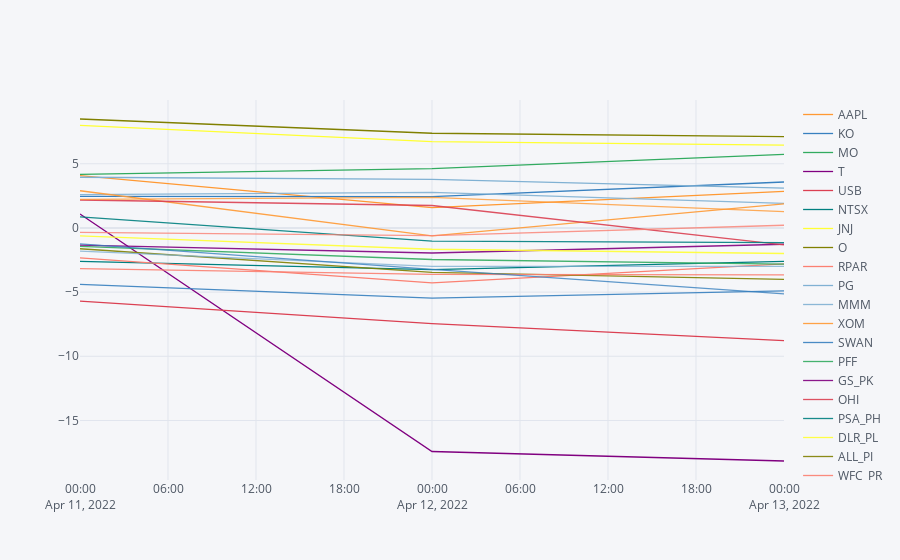

Notebook code cell kept with this figure:
### Code cell
import plotly.offline as plyo
import cufflinks

plyo.iplot(item_df.iplot(asFigure=True))

### Figure 1 — Plotly figure (JSON) as saved in the notebook; plotly's stock layout.template omitted (floating-point values rounded to 4 significant figures)
{"data": [{"line": {"color": "rgba(255, 153, 51, 1.0)", "dash": "solid", "shape": "linear", "width": 1.3}, "mode": "lines", "name": "AAPL", "text": "", "type": "scatter", "x": ["2022-04-11", "2022-04-12", "2022-04-13"], "y": [4.08, 1.58, 2.85]}, {"line": {"color": "rgba(55, 128, 191, 1.0)", "dash": "solid", "shape": "linear", "width": 1.3}, "mode": "lines", "name": "KO", "text": "", "type": "scatter", "x": ["2022-04-11", "2022-04-12", "2022-04-13"], "y": [2.46, 2.44, 3.58]}, {"line": {"color": "rgba(50, 171, 96, 1.0)", "dash": "solid", "shape": "linear", "width": 1.3}, "mode": "lines", "name": "MO", "text": "", "type": "scatter", "x": ["2022-04-11", "2022-04-12", "2022-04-13"], "y": [4.17, 4.63, 5.73]}, {"line": {"color": "rgba(128, 0, 128, 1.0)", "dash": "solid", "shape": "linear", "width": 1.3}, "mode": "lines", "name": "T", "text": "", "type": "scatter", "x": ["2022-04-11", "2022-04-12", "2022-04-13"], "y": [1.09, -17.42, -18.16]}, {"line": {"color": "rgba(219, 64, 82, 1.0)", "dash": "solid", "shape": "linear", "width": 1.3}, "mode": "lines", "name": "USB", "text": "", "type": "scatter", "x": ["2022-04-11", "2022-04-12", "2022-04-13"], "y": [-5.7, -7.46, -8.78]}, {"line": {"color": "rgba(0, 128, 128, 1.0)", "dash": "solid", "shape": "linear", "width": 1.3}, "mode": "lines", "name": "NTSX", "text": "", "type": "scatter", "x": ["2022-04-11", "2022-04-12", "2022-04-13"], "y": [-2.61, -3.24, -2.61]}, {"line": {"color": "rgba(255, 255, 51, 1.0)", "dash": "solid", "shape": "linear", "width": 1.3}, "mode": "lines", "name": "JNJ", "text": "", "type": "scatter", "x": ["2022-04-11", "2022-04-12", "2022-04-13"], "y": [8, 6.73, 6.46]}, {"line": {"color": "rgba(128, 128, 0, 1.0)", "dash": "solid", "shape": "linear", "width": 1.3}, "mode": "lines", "name": "O", "text": "", "type": "scatter", "x": ["2022-04-11", "2022-04-12", "2022-04-13"], "y": [8.49, 7.38, 7.12]}, {"line": {"color": "rgba(251, 128, 114, 1.0)", "dash": "solid", "shape": "linear", "width": 1.3}, "mode": "lines", "name": "RPAR", "text": "", "type": "scatter", "x": ["2022-04-11", "2022-04-12", "2022-04-13"], "y": [-2.33, -4.28, -2.8]}, {"line": {"color": "rgba(128, 177, 211, 1.0)", "dash": "solid", "shape": "linear", "width": 1.3}, "mode": "lines", "name": "PG", "text": "", "type": "scatter", "x": ["2022-04-11", "2022-04-12", "2022-04-13"], "y": [3.95, 3.79, 3.11]}, {"line": {"color": "rgba(128, 177, 211, 0.8999999999999999)", "dash": "solid", "shape": "linear", "width": 1.3}, "mode": "lines", "name": "MMM", "text": "", "type": "scatter", "x": ["2022-04-11", "2022-04-12", "2022-04-13"], "y": [2.6, 2.77, 1.91]}, {"line": {"color": "rgba(255, 153, 51, 0.8999999999999999)", "dash": "solid", "shape": "linear", "width": 1.3}, "mode": "lines", "name": "XOM", "text": "", "type": "scatter", "x": ["2022-04-11", "2022-04-12", "2022-04-13"], "y": [2.9, -0.61, 1.87]}, {"line": {"color": "rgba(55, 128, 191, 0.8999999999999999)", "dash": "solid", "shape": "linear", "width": 1.3}, "mode": "lines", "name": "SWAN", "text": "", "type": "scatter", "x": ["2022-04-11", "2022-04-12", "2022-04-13"], "y": [-4.4, -5.47, -4.9]}, {"line": {"color": "rgba(50, 171, 96, 0.8999999999999999)", "dash": "solid", "shape": "linear", "width": 1.3}, "mode": "lines", "name": "PFF", "text": "", "type": "scatter", "x": ["2022-04-11", "2022-04-12", "2022-04-13"], "y": [-1.43, -2.46, -2.82]}, {"line": {"color": "rgba(128, 0, 128, 0.8999999999999999)", "dash": "solid", "shape": "linear", "width": 1.3}, "mode": "lines", "name": "GS_PK", "text": "", "type": "scatter", "x": ["2022-04-11", "2022-04-12", "2022-04-13"], "y": [-1.34, -1.95, -1.27]}, {"line": {"color": "rgba(219, 64, 82, 0.8999999999999999)", "dash": "solid", "shape": "linear", "width": 1.3}, "mode": "lines", "name": "OHI", "text": "", "type": "scatter", "x": ["2022-04-11", "2022-04-12", "2022-04-13"], "y": [2.18, 1.75, -1.32]}, {"line": {"color": "rgba(0, 128, 128, 0.8999999999999999)", "dash": "solid", "shape": "linear", "width": 1.3}, "mode": "lines", "name": "PSA_PH", "text": "", "type": "scatter", "x": ["2022-04-11", "2022-04-12", "2022-04-13"], "y": [0.87, -1.02, -1.14]}, {"line": {"color": "rgba(255, 255, 51, 0.8999999999999999)", "dash": "solid", "shape": "linear", "width": 1.3}, "mode": "lines", "name": "DLR_PL", "text": "", "type": "scatter", "x": ["2022-04-11", "2022-04-12", "2022-04-13"], "y": [-0.61, -1.66, -1.99]}, {"line": {"color": "rgba(128, 128, 0, 0.8999999999999999)", "dash": "solid", "shape": "linear", "width": 1.3}, "mode": "lines", "name": "ALL_PI", "text": "", "type": "scatter", "x": ["2022-04-11", "2022-04-12", "2022-04-13"], "y": [-1.62, -3.46, -4]}, {"line": {"color": "rgba(251, 128, 114, 0.8999999999999999)", "dash": "solid", "shape": "linear", "width": 1.3}, "mode": "lines", "name": "WFC_PR", "text": "", "type": "scatter", "x": ["2022-04-11", "2022-04-12", "2022-04-13"], "y": [-3.17, -3.62, -3.65]}, {"line": {"color": "rgba(251, 128, 114, 0.7999999999999998)", "dash": "solid", "shape": "linear", "width": 1.3}, "mode": "lines", "name": "PMT_PB", "text": "", "type": "scatter", "x": ["2022-04-11", "2022-04-12", "2022-04-13"], "y": [-0.34, -0.6, 0.21]}, {"line": {"color": "rgba(128, 177, 211, 0.7999999999999998)", "dash": "solid", "shape": "linear", "width": 1.3}, "mode": "lines", "name": "ARCC", "text": "", "type": "scatter", "x": ["2022-04-11", "2022-04-12", "2022-04-13"], "y": [-1.81, -3, -3]}, {"line": {"color": "rgba(255, 153, 51, 0.7999999999999998)", "dash": "solid", "shape": "linear", "width": 1.3}, "mode": "lines", "name": "HTGC", "text": "", "type": "scatter", "x": ["2022-04-11", "2022-04-12", "2022-04-13"], "y": [2.22, 2.38, 1.27]}, {"line": {"color": "rgba(55, 128, 191, 0.7999999999999998)", "dash": "solid", "shape": "linear", "width": 1.3}, "mode": "lines", "name": "PGX", "text": "", "type": "scatter", "x": ["2022-04-11", "2022-04-12", "2022-04-13"], "y": [-1.24, -3.23, -5.14]}], "layout": {"legend": {"bgcolor": "#F5F6F9", "font": {"color": "#4D5663"}}, "paper_bgcolor": "#F5F6F9", "plot_bgcolor": "#F5F6F9", "title": {"font": {"color": "#4D5663"}}, "xaxis": {"gridcolor": "#E1E5ED", "showgrid": true, "tickfont": {"color": "#4D5663"}, "title": {"font": {"color": "#4D5663"}, "text": ""}, "zerolinecolor": "#E1E5ED"}, "yaxis": {"gridcolor": "#E1E5ED", "showgrid": true, "tickfont": {"color": "#4D5663"}, "title": {"font": {"color": "#4D5663"}, "text": ""}, "zerolinecolor": "#E1E5ED"}}}
